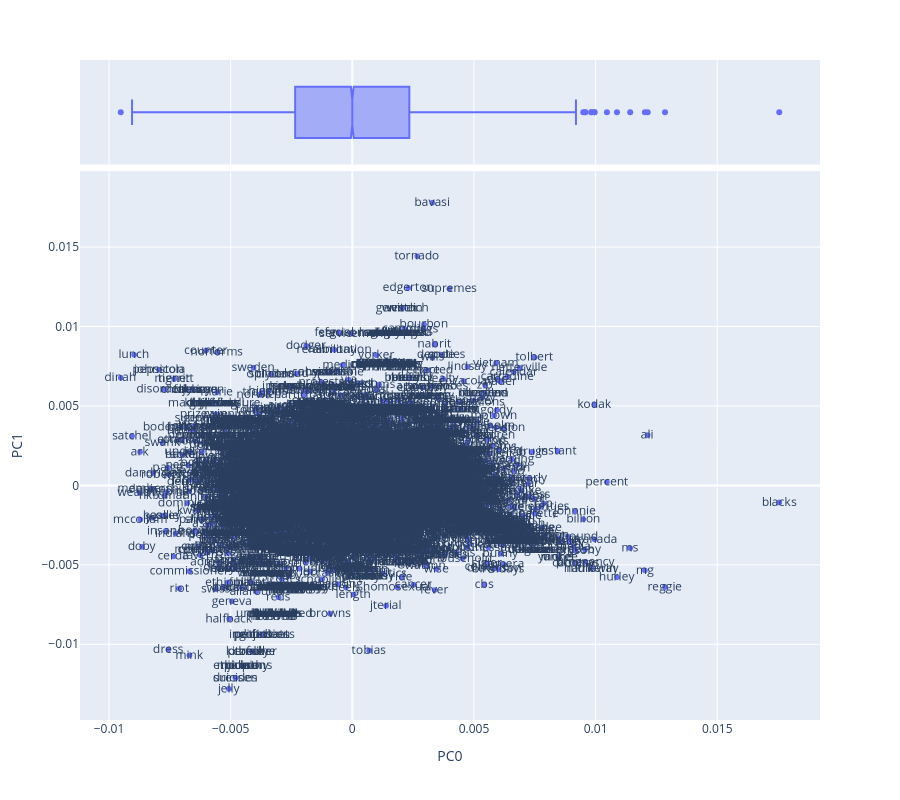

The notebook cell this image was saved under:
### Code cell
vis_loadings(COMPS, 0, 1)

### Figure 1 — Plotly figure (JSON) as saved in the notebook; plotly's stock layout.template omitted (floating-point values rounded to 4 significant figures; data arrays with more than 128 entries replaced by an {"elided": "..."} marker saying what was removed)
{"data": [{"hovertemplate": "PC0=%{x}<br>PC1=%{y}<br>term_str=%{text}<extra></extra>", "legendgroup": "", "marker": {"color": "#636efa", "symbol": "circle"}, "mode": "markers+text", "name": "", "showlegend": false, "text": {"elided": "16287 str values"}, "type": "scattergl", "x": {"elided": "16287 float values"}, "xaxis": "x", "y": {"elided": "16287 float values"}, "yaxis": "y"}, {"alignmentgroup": "True", "hovertemplate": "PC0=%{x}<extra></extra>", "legendgroup": "", "marker": {"color": "#636efa", "symbol": "circle"}, "name": "", "notched": true, "offsetgroup": "", "showlegend": false, "type": "box", "x": {"elided": "16287 float values"}, "xaxis": "x2", "yaxis": "y2"}], "layout": {"height": 800, "legend": {"tracegroupgap": 0}, "margin": {"t": 60}, "xaxis": {"anchor": "y", "domain": [0, 1], "title": {"text": "PC0"}}, "xaxis2": {"anchor": "y2", "domain": [0, 1], "matches": "x", "showgrid": true, "showticklabels": false}, "yaxis": {"anchor": "x", "domain": [0, 0.8316], "title": {"text": "PC1"}}, "yaxis2": {"anchor": "x2", "domain": [0.8416, 1], "matches": "y2", "showgrid": false, "showline": false, "showticklabels": false, "ticks": ""}}}
